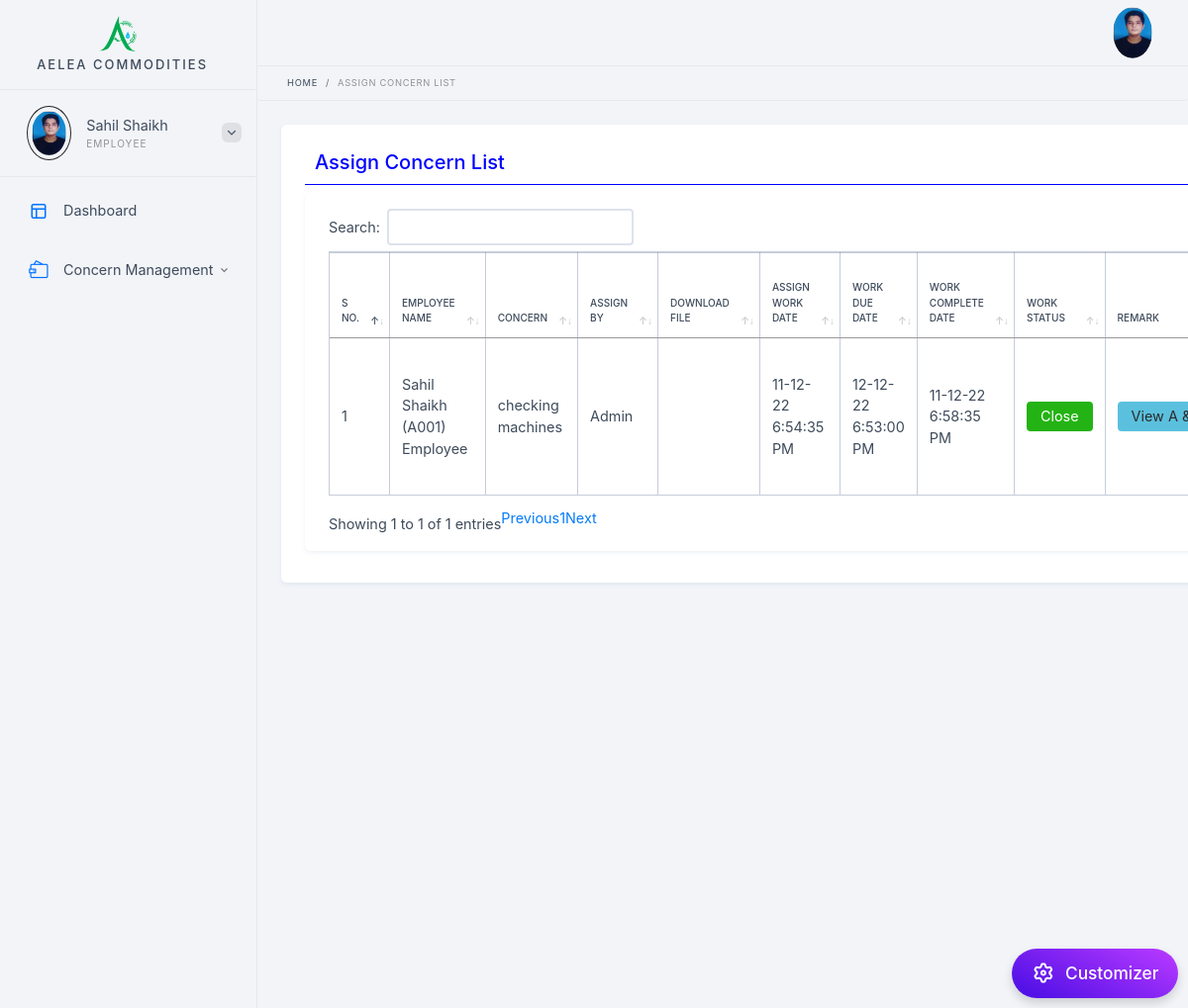
Page /emp_assign_task_list.php (signed in) on the committed database.
### tables this page shows
CREATE TABLE `assign_task` (
  `task_id` int(11) NOT NULL,
  `emp_id` int(11) DEFAULT NULL,
  `task` text DEFAULT NULL,
  `assignby` varchar(255) DEFAULT NULL,
  `task_doc` varchar(255) DEFAULT NULL,
  `work_assign_date` datetime DEFAULT NULL,
  `work_due_date` datetime DEFAULT NULL,
  `work_com_date` datetime DEFAULT NULL,
  `status` varchar(255) DEFAULT NULL,
  `remark` text DEFAULT NULL,
  `Achievements` text DEFAULT NULL,
  `Benefits` text DEFAULT NULL,
  `attachments` varchar(255) DEFAULT NULL
);

CREATE TABLE `emp_login` (
  `id` int(11) NOT NULL,
  `emp_code` varchar(255) NOT NULL,
  `emp_name` varchar(255) NOT NULL,
  `user_id` varchar(255) NOT NULL,
  `pswd` varchar(255) NOT NULL,
  `status` int(11) NOT NULL,
  `created` datetime NOT NULL,
  `user_role` varchar(255) NOT NULL,
  `emp_pro` varchar(255) NOT NULL,
  `email_id` varchar(255) NOT NULL,
  `emp_mob` varchar(255) NOT NULL
);

### includes/App_Code.php (called while the page is built, shortened)
<?php
class App_Code {
       function getName($ID) {
       $con = mysqli_connect("localhost", "root", "", "task_management") or die(mysqli_connect_error());
        $UserRGID = $ID;
        $client = "select * from emp_login where id='$UserRGID'";
        $getNameQuery = mysqli_query($con, $client) or die(mysqli_error());
        while ($row = mysqli_fetch_assoc($getNameQuery)) {
            $emp_name = $row['emp_name'];
            $emp_code = $row['emp_code'];
            $emp_role = ucfirst( $row['user_role']);
            return $emp_name. ' (' . $emp_code .')'.' '. $emp_role;
        }
    }
}
?>

### emp_assign_task_list.php (the view, shortened to what this page needs)
<?php
include './includes/admin_header.php';
include './includes/data_base_save_update.php';
include './includes/App_Code.php';
$app_code_obj=new App_Code();
?>
<ul class="breadcrumb">
    <li class="breadcrumb-item"><a href="Dashboard.php">Home</a></li>
    <li class="breadcrumb-item"><span>Assign Concern List</span></li>
</ul>
<div class="content-i">
    <div class="content-box">
        <div class="element-wrapper">
            <div class="element-box">
                            <div class="row">
                                 <div class="col-md-12">
                                    <h5 style="color: blue;border-bottom: 1px solid blue;padding: 10px;">Assign Concern List</h5>
                                </div>
                            </div>
                                <div class="element-box">
   <table id="example" style="width: 100%;" class="display table table-bordered table-responsive" style="width:100%">
        <thead>
                    <tr>
                        <th>S No.</th>
                        <th>Employee Name</th>
                        <th>Concern</th>
                         <th>Assign By</th>
                          <th>Download File</th>
                           <th>Assign Work Date</th>
                           <th>Work Due Date</th>
                            <th>Work Complete Date</th>
                             <th>Work Status</th>
                             <th>Remark</th>
                        </tr>
        </thead>
        <tbody>
                                     <?php
                                                            $emp_id=  $_SESSION['user'];
                 $qry = mysqli_query($connection, "SELECT * FROM assign_task where emp_id='$emp_id' order by work_assign_date desc") or die("select query fail" . mysqli_error());
$count = 0;
while ($row = mysqli_fetch_assoc($qry)) {
    $count = $count + 1;
    $task_id = $row['task_id'];
            $emp_id1 = $row['emp_id'];
            $task = $row['task'];
            $assignby = $row['assignby'];
            $work_assign_date = strtotime($row['work_assign_date']);
            $work_assign_date = date( 'd-m-y g:i:s A', $work_assign_date );
            $work_due_date = strtotime($row['work_due_date']);
            $work_due_date = date( 'd-m-y g:i:s A', $work_due_date );
            $work_com_date = strtotime($row['work_com_date']);
            if ($work_com_date){
                $work_com_date = date( 'd-m-y g:i:s A', $work_com_date);
            }
           $status  = $row['status'];
               $remark  = $row['remark'];
    ?>
                    <tr>
  <td><?php echo $count;?></td>
  <td> <?php echo $app_code_obj->getName($emp_id1);?></td>
  <td><?php echo $task;?></td>
  <td><?php echo $assignby;?></td>
   <td>
  </td>
  <td><?php echo $work_assign_date;?></td>
    <td><?php echo $work_due_date;?></td>
  <td><?php echo $work_com_date;?></td>
  <td><a href="#" class="btn btn-success"> <?php echo" $status";?></a></td>
  <td>
    <?php if ($status=='Close')
    {?>
     <a style="width: 100%;" class="btn btn-info" href="achievement&benefits.php?task_id=<?php echo $task_id;?>">View A & B</a>
     <?php } else { echo" $remark";}?>
   </td>
                    </tr>
<?php }?>
        </tbody> </table>
   </div>
                            </div>
            </div>
        </div>
    </div>
</div>
<?php include './includes/Plugin.php'; ?>
        <?php include './includes/admin_footer.php'; ?>

### rows in the picture
assign_task: emp.user_role "Sahil Shaikh (A001) Employee", task "checking machines", assignby "Admin", work_assign_date "11-12-22 6:54:35 PM", work_due_date "12-12-22 6:53:00 PM", work_com_date "11-12-22 6:58:35 PM", status "Close"

### other values in the picture
$_SESSION['emp_name'] "Sahil Shaikh"
$_SESSION['User_type'] "EMPLOYEE"
